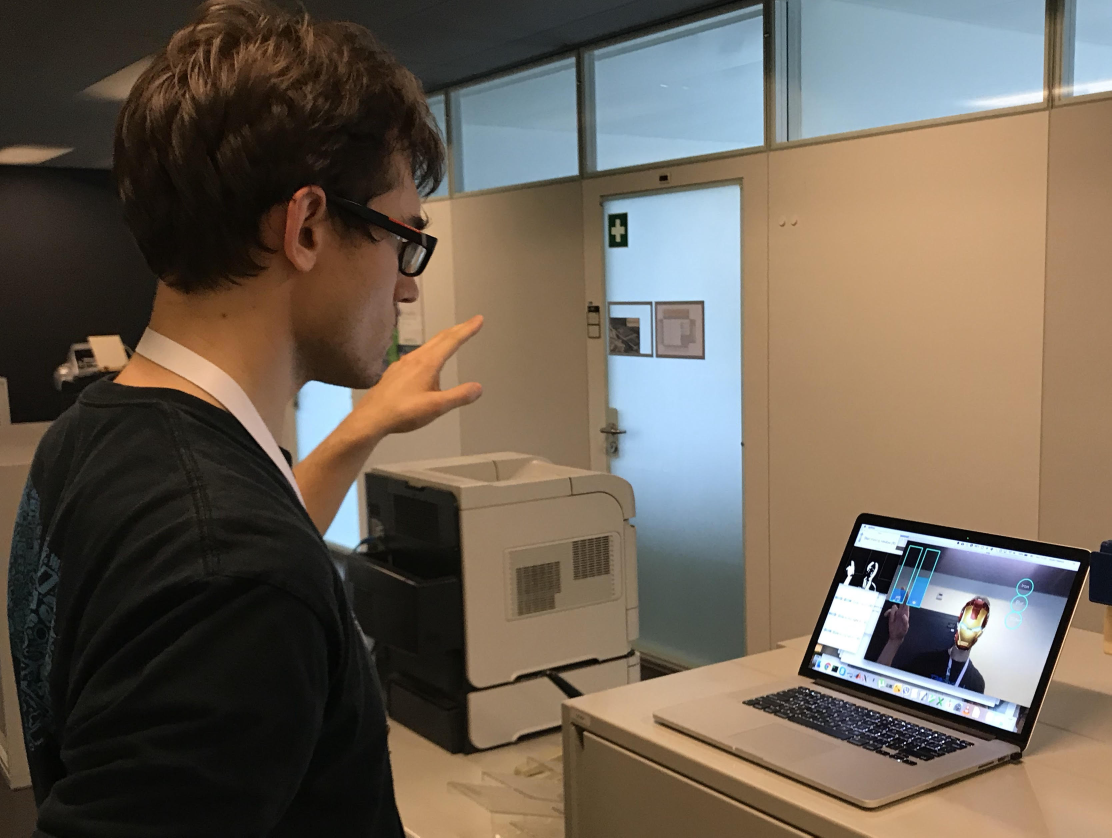
#> input picture maksai.jpg, 3334 x 2512 px, given in place of the camera (shown at 1/3 size)
$ python slider.py   (older library calls are emulated)
#> lines starting #> are read from the running program, lines starting #| are printed output that depends on the picture; after the words box and inside, x2 and y2 are one past the last pixel; in counts of white or black regions, pixels touching at a corner belong together
import cv2
import numpy as np

slider_level = 0.5

def detect_object(img):
    blurValue = 41  # GaussianBlur parameter
    minH = 0
    maxH = 255
    minS = 150
    maxS = 255
    minV = 150
    maxV = 255

    out = cv2.GaussianBlur(img, (blurValue, blurValue), 0)
    out = cv2.cvtColor(out, cv2.COLOR_BGR2HSV);
    mask = cv2.inRange(out, np.asarray((minH, minS, minV)),
                            np.asarray((maxH, maxS, maxV)))
    connectivity = 4
    output = cv2.connectedComponentsWithStats(mask, connectivity, cv2.CV_32S)
    num_labels = output[0]

    if num_labels == 0: return None

    labels = output[1]
    stats = output[2]
    centroids = output[3]

    # Remove largest - background
    stats[np.argmax(stats[:, cv2.CC_STAT_AREA]), cv2.CC_STAT_AREA] = 0

    max_component = np.argmax(stats[:, cv2.CC_STAT_AREA])

    if stats[max_component, cv2.CC_STAT_AREA] < 50: return None

    return centroids[max_component]

def draw_slider(img):
    h,w,_ = img.shape
    cv2.rectangle(img,(w // 10, h // 10),(2 * w // 10, 9 * (h // 10)),(255,0,0),2)
    # Set filled slider level
    img[9 * (h // 10) - int(8 * (h // 10) * slider_level) : 9 * (h // 10), w // 10:2 * (w // 10),:] += np.array([255 // 5, 0, 0], dtype=np.float)
    img[9 * (h // 10) - int(8 * (h // 10) * slider_level) : 9 * (h // 10), w // 10:2 * (w // 10),:] /= 1.2
    return img

cap = cv2.VideoCapture(0)
cnt = 0

while cap.isOpened():
    ret,img = cap.read()
#> img is the input picture: shape (2512, 3334, 3); mean B, G, R 84.8, 97.3, 108.6
    img = cv2.resize(img, None, None, 0.5, 0.5)
#> img: shape (1256, 1667, 3)
    h,w,_ = img.shape
#> h = 1256; w = 1667

    slider_region = img[h // 10:9 * (h // 10), w // 10:2 * (w // 10),:]
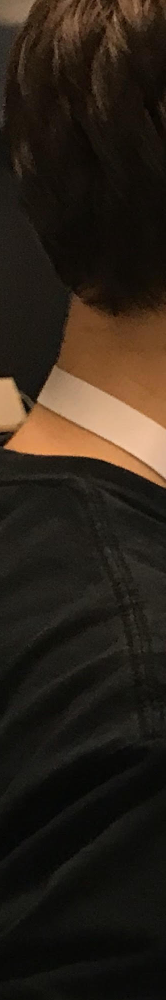
#> slider_region: shape (1000, 166, 3); mean B, G, R 24.6, 34.1, 43.5
    pos = detect_object(slider_region)
#> in detect_object, `out = cv2.cvtColor(out, cv2.COLOR_BGR2HSV);`: out: shape (1000, 166, 3); mean H, S, V 21.7, 88, 43.6
#> in detect_object, `mask = cv2.inRange(out, np.asarray((minH, minS, minV)), np.asarray((ma..`:
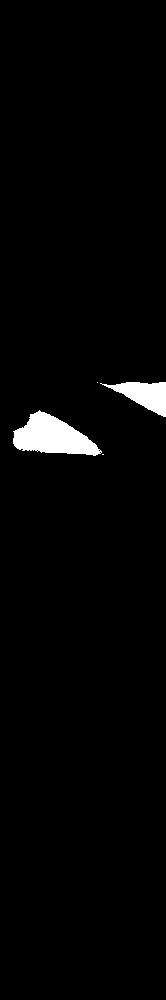
#> mask: shape (1000, 166); 2.1% white; 4 white regions (2 under 20 px), largest, box (x1, y1, x2, y2) and area: (13, 410, 102, 456) 2365, (100, 382, 166, 417) 1148
#> in detect_object, `num_labels = output[0]`: num_labels = 5
#> in detect_object, `labels = output[1]`:
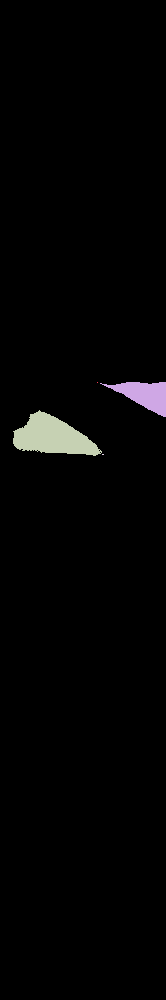
#> labels: shape (1000, 166) int32; 5 distinct labels, from 0 to 4; one colour per label, 0 black
#> in detect_object, `stats = output[2]`: stats = [[0, 0, 166, 1000, 162484], [97, 382, 1, 1, 1], [100, 382, 66, 35, 1148], [13, 410, 89, 46, 2365], [102, 454, 2, 1, 2]]
#> in detect_object, `centroids = output[3]`: centroids = [[82.51, 501.2], [97, 382], [144.4, 394.4], [52.04, 436.6], [102.5, 454]]
#> in detect_object, `max_component = np.argmax(stats[:, cv2.CC_STAT_AREA])`: max_component = 3
#> pos = [52.04, 436.6]
    pos_global = detect_object(img)
#> in detect_object (call 2), `out = cv2.cvtColor(out, cv2.COLOR_BGR2HSV);`: out: shape (1256, 1667, 3); mean H, S, V 36.3, 81.6, 116.4
#> in detect_object (call 2), `mask = cv2.inRange(out, np.asarray((minH, minS, minV)), np.asarray((ma..`:
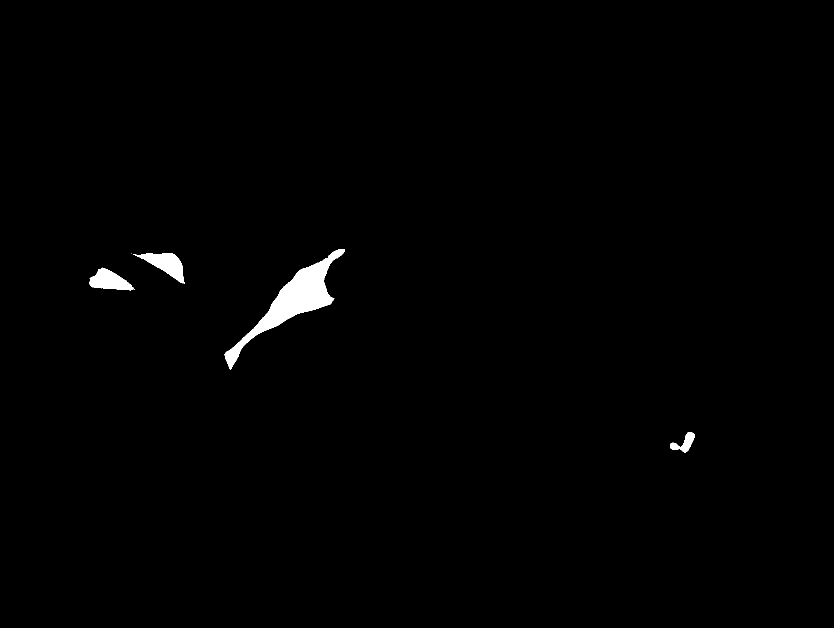
#> mask: shape (1256, 1667) (shown at 1/2 size); 0.85% white; 6 white regions (2 under 20 px), largest, box (x1, y1, x2, y2) and area: (449, 498, 690, 740) 11894, (266, 506, 369, 568) 2669, (179, 535, 268, 581) 2365, (1340, 864, 1389, 905) 861
#> in detect_object (call 2), `num_labels = output[0]`: num_labels = 7
#> in detect_object (call 2), `labels = output[1]`: labels: shape (1256, 1667) int32; 7 distinct labels, from 0 to 6
#> in detect_object (call 2), `stats = output[2]`: stats = [[0, 0, 1667, 1256, 2075960], [449, 498, 241, 242, 11894], [263, 507, 1, 1, 1], [266, 506, 103, 62, 2669], [179, 535, 89, 46, 2365], [268, 579, 2, 1, 2], [1340, 864, 49, 41, 861]]
#> in detect_object (call 2), `centroids = output[3]`: centroids = [[835.5, 627.7], [585, 602.4], [263, 507], [332.1, 527.9], [218, 561.6], [268.5, 579], [1368.5, 886]]
#> in detect_object (call 2), `max_component = np.argmax(stats[:, cv2.CC_STAT_AREA])`: max_component = 1
#> pos_global = [585, 602.4]

    if pos is not None:
        img = cv2.circle(img, (int(w // 10 + pos[0]), int(h // 10 + pos[1])), 10, (255, 0, 0))
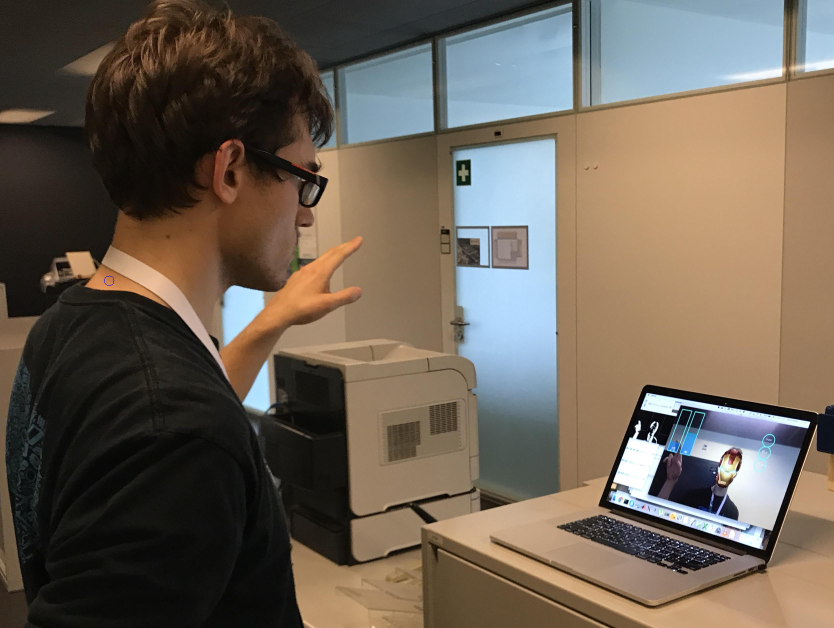
#> img: shape (1256, 1667, 3) (shown at 1/2 size); mean B, G, R 84.9, 97.4, 108.7
        slider_level = 1.0 - (pos[1] / slider_region.shape[0])
#> slider_level = 0.563

    if pos_global is not None:
        img = cv2.circle(img, (int(pos_global[0]), int(pos_global[1])), 10, (0, 255, 0))
#> img: shape (1256, 1667, 3); under 0.01% of pixels changed, all inside (x1, y1, x2, y2) = (575, 592, 596, 613)

    # Recast img as float for easier manipulation
    img_float = np.array(img, dtype=np.float)

    img = draw_slider(img_float)
#> in draw_slider, `img[9 * (h // 10) - int(8 * (h // 10) * slider_level) : 9 * (h // 10),..`:
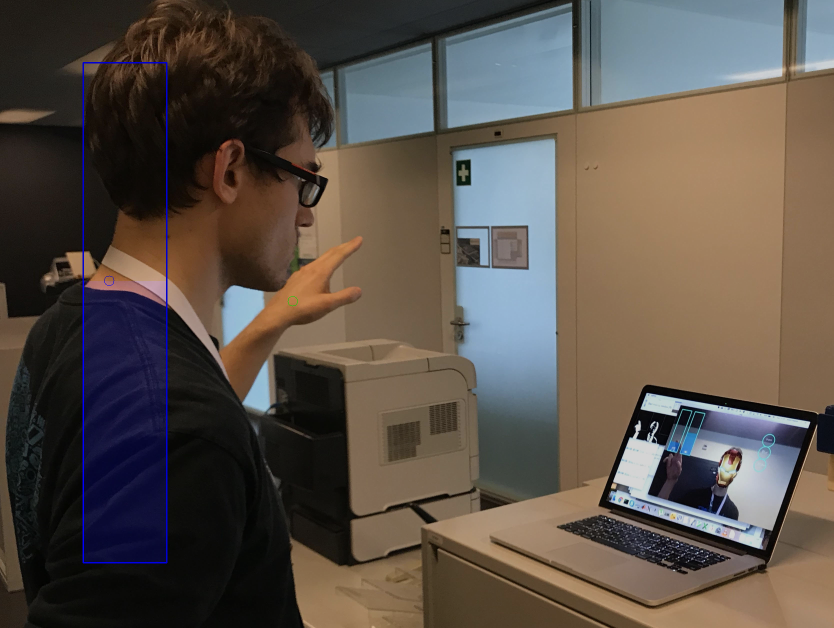
#> img: shape (1256, 1667, 3) float64 (shown at 1/2 size); mean B, G, R 87.9, 97.3, 108.5; drawn with min black and max white
#> in draw_slider, `img[9 * (h // 10) - int(8 * (h // 10) * slider_level) : 9 * (h // 10),..`:
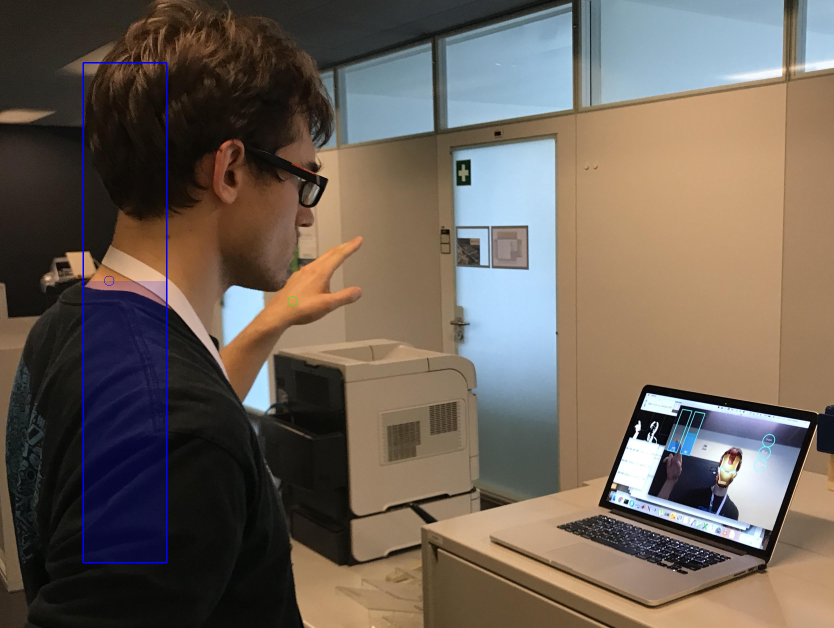
#> img: shape (1256, 1667, 3) float64 (shown at 1/2 size); mean B, G, R 87.4, 97.1, 108.3

    # Recast img back into uint8 for easier manipulation
    img = np.clip(img, 0, 255)
    img = np.array(img, dtype=np.uint8)

    cv2.imshow('orig',img)

    k = cv2.waitKey(10)
#> (key Esc is pressed here)
    if k == 27:
        break
